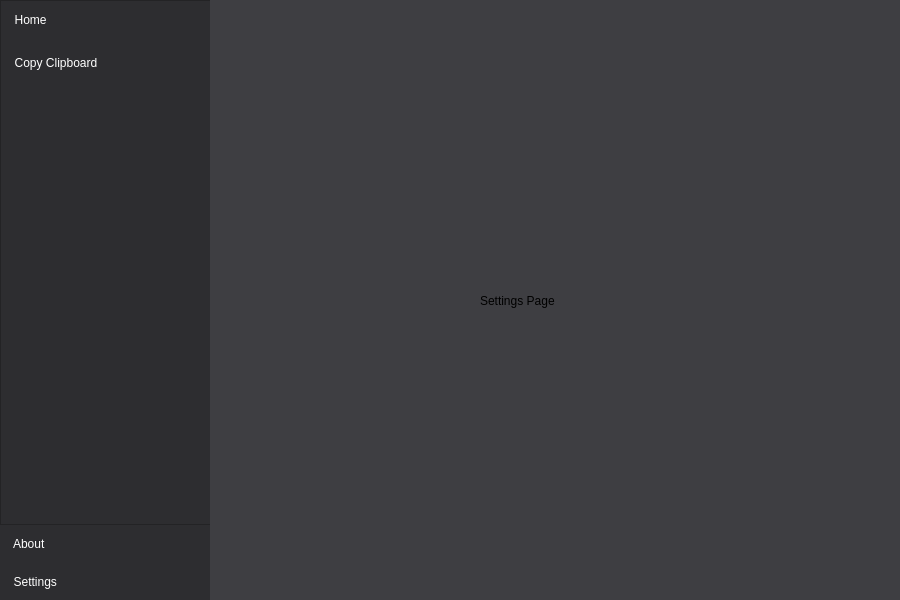
<?xml version="1.0" encoding="UTF-8"?>
<ui version="4.0">
 <class>MainWindow</class>
 <widget class="QMainWindow" name="MainWindow">
  <property name="geometry">
   <rect>
    <x>0</x>
    <y>0</y>
    <width>900</width>
    <height>600</height>
   </rect>
  </property>
  <property name="windowTitle">
   <string>MainWindow</string>
  </property>
  <property name="styleSheet">
   <string notr="true">*{
background-color: #3e3e42;
}</string>
  </property>
  <widget class="QWidget" name="main">
   <widget class="QWidget" name="sidebar" native="true">
    <property name="geometry">
     <rect>
      <x>0</x>
      <y>0</y>
      <width>210</width>
      <height>600</height>
     </rect>
    </property>
    <property name="styleSheet">
     <string notr="true">QWidget{
	color: white;
	background-color: rgb(45, 45, 48);
	outline: none;
}

QPushButton {
	padding: 12px 7px;
	text-align: left;
	background-color: qlineargradient(spread:pad, x1:0, y1:0, x2:1, 	y2:0, stop:0 rgba(45, 45, 48, 255), stop:1 rgba(45, 45, 48, 255));
	border: none;
	outline: none;
}
QPushButton:hover {
    background-color: qlineargradient(spread:pad, x1:0, y1:0, x2:1, y2:0, stop:0 rgba(60, 60, 63, 255), stop:1 rgba(60, 60, 63, 255));
}

QPushButton:pressed {
    background-color: qlineargradient(spread:pad, x1:0, y1:0, x2:1, y2:0, stop:0 rgba(30, 30, 33, 255), stop:1 rgba(30, 30, 33, 255));
}</string>
    </property>
    <widget class="QWidget" name="layoutWidget">
     <property name="geometry">
      <rect>
       <x>0</x>
       <y>0</y>
       <width>211</width>
       <height>601</height>
      </rect>
     </property>
     <layout class="QVBoxLayout" name="verticalLayout">
      <property name="spacing">
       <number>0</number>
      </property>
      <property name="bottomMargin">
       <number>0</number>
      </property>
      <item>
       <widget class="QScrollArea" name="scrollArea">
        <property name="styleSheet">
         <string notr="true">*{
outline: none;
}</string>
        </property>
        <property name="widgetResizable">
         <bool>true</bool>
        </property>
        <widget class="QWidget" name="scrollAreaWidgetContent">
         <property name="geometry">
          <rect>
           <x>0</x>
           <y>0</y>
           <width>207</width>
           <height>515</height>
          </rect>
         </property>
         <property name="styleSheet">
          <string notr="true">outline: none;</string>
         </property>
         <layout class="QVBoxLayout" name="verticalLayout_3">
          <property name="spacing">
           <number>6</number>
          </property>
          <property name="leftMargin">
           <number>0</number>
          </property>
          <property name="topMargin">
           <number>0</number>
          </property>
          <property name="rightMargin">
           <number>0</number>
          </property>
          <property name="bottomMargin">
           <number>0</number>
          </property>
          <item>
           <layout class="QVBoxLayout" name="verticalLayout_2">
            <property name="spacing">
             <number>5</number>
            </property>
            <item>
             <widget class="QPushButton" name="homeButton">
              <property name="autoFillBackground">
               <bool>false</bool>
              </property>
              <property name="styleSheet">
               <string notr="true"/>
              </property>
              <property name="text">
               <string>  Home</string>
              </property>
              <property name="icon">
               <iconset theme="QIcon::ThemeIcon::GoHome"/>
              </property>
             </widget>
            </item>
            <item>
             <widget class="QPushButton" name="copyButton">
              <property name="styleSheet">
               <string notr="true"/>
              </property>
              <property name="text">
               <string>  Copy Clipboard</string>
              </property>
              <property name="icon">
               <iconset theme="QIcon::ThemeIcon::EditPaste"/>
              </property>
             </widget>
            </item>
            <item>
             <spacer name="spacer">
              <property name="orientation">
               <enum>Qt::Orientation::Vertical</enum>
              </property>
              <property name="sizeHint" stdset="0">
               <size>
                <width>20</width>
                <height>40</height>
               </size>
              </property>
             </spacer>
            </item>
           </layout>
          </item>
         </layout>
        </widget>
       </widget>
      </item>
      <item>
       <widget class="QPushButton" name="aboutButton">
        <property name="styleSheet">
         <string notr="true"/>
        </property>
        <property name="text">
         <string>  About</string>
        </property>
        <property name="icon">
         <iconset theme="QIcon::ThemeIcon::HelpAbout"/>
        </property>
       </widget>
      </item>
      <item>
       <widget class="QPushButton" name="settingsButton">
        <property name="styleSheet">
         <string notr="true"/>
        </property>
        <property name="text">
         <string>  Settings</string>
        </property>
        <property name="icon">
         <iconset theme="QIcon::ThemeIcon::DocumentProperties"/>
        </property>
       </widget>
      </item>
     </layout>
    </widget>
   </widget>
   <widget class="QWidget" name="page" native="true">
    <property name="geometry">
     <rect>
      <x>210</x>
      <y>0</y>
      <width>690</width>
      <height>600</height>
     </rect>
    </property>
    <widget class="QStackedWidget" name="stackedPages">
     <property name="geometry">
      <rect>
       <x>0</x>
       <y>0</y>
       <width>691</width>
       <height>601</height>
      </rect>
     </property>
     <property name="currentIndex">
      <number>2</number>
     </property>
     <widget class="QWidget" name="homePage">
      <widget class="QLabel" name="label">
       <property name="geometry">
        <rect>
         <x>300</x>
         <y>260</y>
         <width>91</width>
         <height>21</height>
        </rect>
       </property>
       <property name="text">
        <string>HomePage</string>
       </property>
      </widget>
     </widget>
     <widget class="QWidget" name="aboutPage">
      <widget class="QLabel" name="label_2">
       <property name="geometry">
        <rect>
         <x>290</x>
         <y>280</y>
         <width>121</width>
         <height>21</height>
        </rect>
       </property>
       <property name="text">
        <string>About Page</string>
       </property>
      </widget>
     </widget>
     <widget class="QWidget" name="settingsPage">
      <widget class="QLabel" name="label_4">
       <property name="geometry">
        <rect>
         <x>270</x>
         <y>280</y>
         <width>171</width>
         <height>41</height>
        </rect>
       </property>
       <property name="text">
        <string>Settings Page</string>
       </property>
      </widget>
     </widget>
     <widget class="QWidget" name="copyPage">
      <widget class="QLabel" name="label_3">
       <property name="geometry">
        <rect>
         <x>270</x>
         <y>270</y>
         <width>91</width>
         <height>21</height>
        </rect>
       </property>
       <property name="text">
        <string>Copy Page</string>
       </property>
      </widget>
     </widget>
    </widget>
   </widget>
  </widget>
 </widget>
 <resources/>
 <connections/>
</ui>
